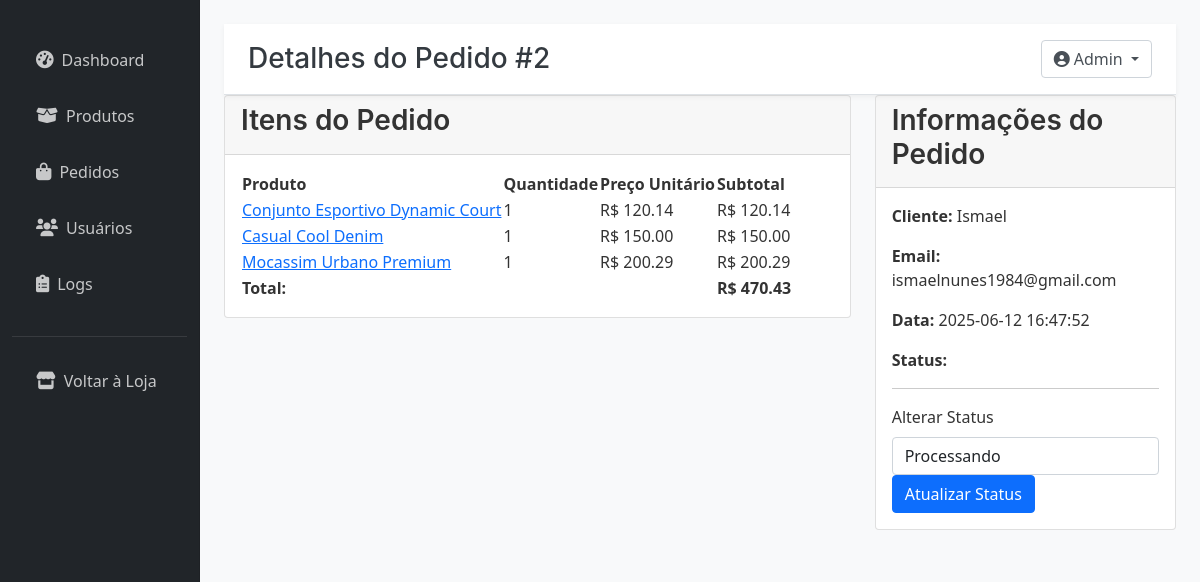
Screenshot of /admin/pedidos/2 (signed in) with the database file from the repository.
### tables this page shows
CREATE TABLE pedidos (
            id INTEGER PRIMARY KEY AUTOINCREMENT,
            usuario_id INTEGER,
            data TIMESTAMP DEFAULT CURRENT_TIMESTAMP,
            status TEXT DEFAULT 'Pendente',
            total REAL DEFAULT 0.0,
            FOREIGN KEY (usuario_id) REFERENCES usuarios(id)
        );

CREATE TABLE pedido_itens (
            id INTEGER PRIMARY KEY AUTOINCREMENT,
            pedido_id INTEGER,
            produto_id INTEGER,
            quantidade INTEGER NOT NULL,
            preco_unitario REAL NOT NULL,
            FOREIGN KEY (pedido_id) REFERENCES pedidos(id) ON DELETE CASCADE,
            FOREIGN KEY (produto_id) REFERENCES produtos(id) ON DELETE CASCADE
        );

CREATE TABLE produtos (
            id INTEGER PRIMARY KEY AUTOINCREMENT,
            nome TEXT NOT NULL,
            preco REAL NOT NULL,
            estoque INTEGER NOT NULL,
            descricao TEXT,
            imagem TEXT
        );

CREATE TABLE usuarios (
            id INTEGER PRIMARY KEY AUTOINCREMENT,
            nome TEXT NOT NULL,
            email TEXT UNIQUE NOT NULL,
            senha TEXT NOT NULL,
            is_admin BOOLEAN DEFAULT 0
        );

### routes/admin.py (the view)
@admin_bp.route('/pedidos/<int:id>')
@admin_required
def detalhes_pedido(id):
    conn = conectar_db()
    cursor = conn.cursor()
    cursor.execute('''
        SELECT p.id, p.data, p.status, p.total, u.nome, u.email
        FROM pedidos p
        JOIN usuarios u ON p.usuario_id = u.id
        WHERE p.id = ?
    ''', (id,))
    pedido = cursor.fetchone()
    if not pedido:
        conn.close()
        flash('Pedido não encontrado', 'danger')
        return redirect(url_for('admin.admin_pedidos'))
    cursor.execute('''
        SELECT pi.quantidade, pi.preco_unitario, pr.nome, pr.id
        FROM pedido_itens pi
        JOIN produtos pr ON pi.produto_id = pr.id
        WHERE pi.pedido_id = ?
    ''', (id,))
    itens = cursor.fetchall()
    conn.close()
    return render_template('admin/detalhes_pedido.html', pedido=pedido, itens=itens)

### app.py (called while the page is built)
@app.context_processor
def inject_carrinho():
    total_itens = 0
    if 'usuario_id' in session:
        try:
            total_itens = contar_itens_carrinho_db(session['usuario_id'])
        except Exception as e:
            print(f"Erro no context processor ao contar itens do carrinho (DB): {e}")
            total_itens = 0
    return {'total_itens': total_itens, 'formatar_moeda': formatar_moeda} # Adiciona formatar_moeda para uso em templates

### database.py (called while the page is built)
def conectar_db():
    conn = sqlite3.connect(DB_NAME)
    conn.row_factory = sqlite3.Row # Permite acessar colunas por nome
    return conn

def contar_itens_carrinho_db(usuario_id):
    conn = conectar_db()
    cursor = conn.cursor()
    cursor.execute('''
    SELECT COALESCE(SUM(quantidade), 0)
    FROM carrinho
    WHERE usuario_id = ?
    ''', (usuario_id,))
    total_itens = cursor.fetchone()[0]
    conn.close()
    return total_itens

### templates/admin/detalhes_pedido.html (shortened to what this page needs)
{% extends "admin/base.html" %}
{% block page_title %}Detalhes do Pedido #{{ pedido[0] }}{% endblock %}
{% block content %}
<div class="row">
    <div class="col-md-8">
        <div class="card">
            <div class="card-header">
                <h3 class="card-title">Itens do Pedido</h3>
            </div>
            <div class="card-body">
                <table class="admin-table">
                    <thead>
                        <tr>
                            <th>Produto</th>
                            <th>Quantidade</th>
                            <th>Preço Unitário</th>
                            <th>Subtotal</th>
                        </tr>
                    </thead>
                    <tbody>
                        {% for item in itens %}
                        <tr>
                            <td><a href="{{ url_for('detalhes_produto', id=item[3]) }}">{{ item[2] }}</a></td>
                            <td>{{ item[0] }}</td>
                            <td>R$ {{ "%.2f"|format(item[1]) }}</td>
                            <td>R$ {{ "%.2f"|format(item[0] * item[1]) }}</td>
                        </tr>
                        {% endfor %}
                        <tr>
                            <td colspan="3" class="text-right"><strong>Total:</strong></td>
                            <td><strong>R$ {{ "%.2f"|format(pedido[3]) }}</strong></td>
                        </tr>
                    </tbody>
                </table>
            </div>
        </div>
    </div>
    <div class="col-md-4">
        <div class="card">
            <div class="card-header">
                <h3 class="card-title">Informações do Pedido</h3>
            </div>
            <div class="card-body">
                <p><strong>Cliente:</strong> {{ pedido[4] }}</p>
                <p><strong>Email:</strong> {{ pedido[5] }}</p>
                <p><strong>Data:</strong> {{ pedido[1] }}</p>
                <p><strong>Status:</strong>
                    <span class="badge badge-{{ pedido[2].lower() }}">
                    </span>
                </p>
                <hr>
                <form method="POST" action="{{ url_for('atualizar_status_pedido', id=pedido[0]) }}">
                    <div class="form-group">
                        <label class="form-label">Alterar Status</label>
                        <select class="form-control" name="status">
                            <option value="Processando" {% if pedido[2] == 'Processando' %}selected{% endif %}>Processando</option>
                        </select>
                    </div>
                    <button type="submit" class="btn btn-primary">Atualizar Status</button>
                </form>
            </div>
        </div>
    </div>
</div>
{% endblock %}

### templates/admin/admin.css (style rules this page uses)
:root { --admin-sidebar-bg: #2c3e50; --admin-text-color: #ecf0f1; --admin-active-bg: #34495e; --admin-hover-bg: #3a536b; --admin-card-shadow: rgba(0, 0, 0, 0.1); }
body { background-color: #f8f9fa; color: #333; }
h1, h2, h3, h4, h5, h6 { font-family: 'Inter', sans-serif; font-weight: 600; }

### rows the page displays
pedidos: id "2", total "470.43", data "2025-06-12 16:47:52", status "Processando"
pedido_itens: nome "Conjunto Esportivo Dynamic Court", quantidade "1", preco_unitario "120.14", item[0]*item[1] "120.14"
pedido_itens: nome "Casual Cool Denim", quantidade "1", preco_unitario "150.00", item[0]*item[1] "150.00"
pedido_itens: nome "Mocassim Urbano Premium", quantidade "1", preco_unitario "200.29", item[0]*item[1] "200.29"
usuarios: nome "Ismael", email "ismaelnunes1984@gmail.com"

### other values shown
{{ session.get('usuario_nome', 'Admin') }} "Admin"
